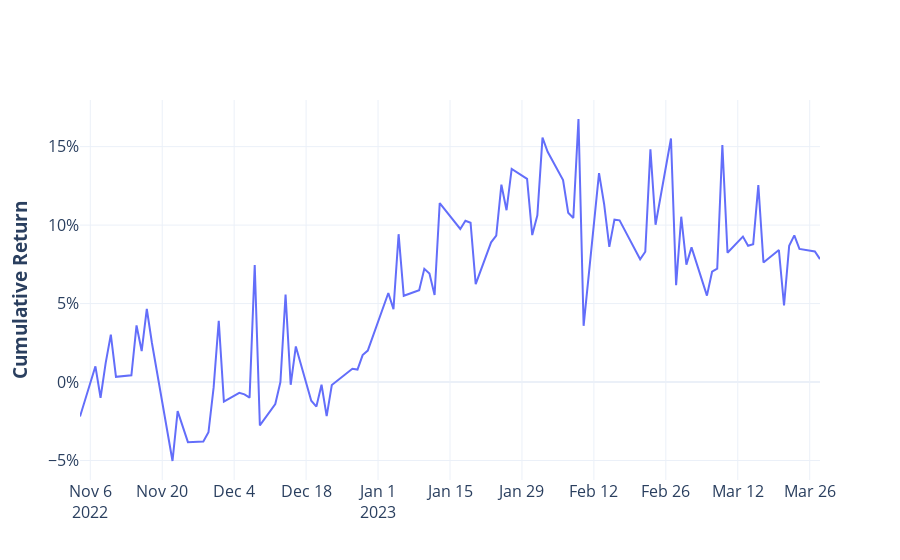

Notebook code cell kept with this figure:
### Markdown cell above
### Plot cumulative return

### Code cell
cum_ret = equity/1000000
trace1 = go.Scatter(
    x = cum_ret.index.to_list(),
    y = cum_ret-1,
    mode="lines",
    hovertemplate="%{x}<br>cumulative ret = %{y:.2%}<extra></extra>"
)

fig = go.Figure(trace1)

fig.update_yaxes(
    title_text="<b>Cumulative Return</b>", 
    tickformat=".0%", 
)

fig.update_layout(
    template="plotly_white",
    font_size=16,
    showlegend=False,
)

fig.write_image(f"{output_dir}/cumret.jpeg")
fig.write_html(f"{output_dir}/cumret.html")
fig.show()
